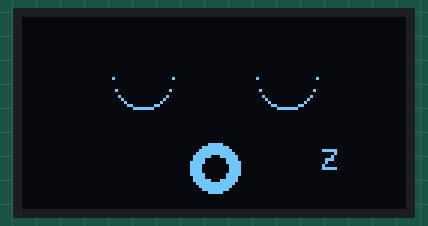
The sketch below on a simulated Arduino Uno, built with avr-gcc and run on an emulated ATmega328P. Shown: 128×64 one-colour display.

Above: at 0.1 s.
At 0.6 s:
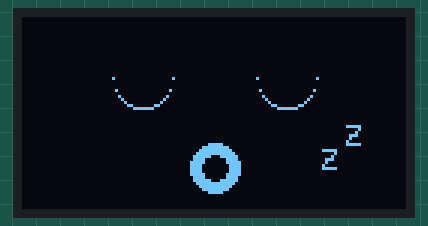
At 1.2 s:
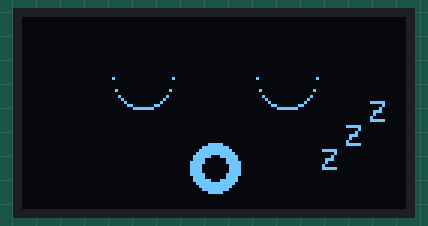
At 1.7 s:
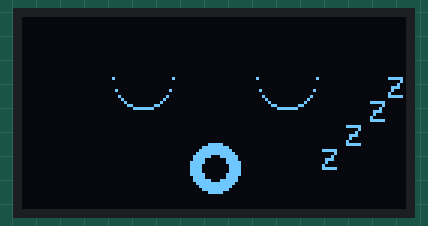
At 2.2 s:
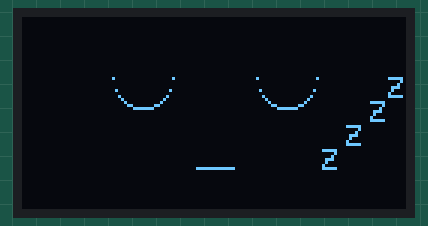

Measured:
- by itself, everything shown: repeats every 5.2 s, in 5 steps
- what the display in image 1 shows lasts 0.5 s, from 0.6 s to 1.1 s
- what the display in image 4 shows lasts 3.0 s, from 2.2 s to 5.2 s

The sketch:

SLEEPING-MAIN.ino
```cpp
#include <Wire.h>
#include <Adafruit_GFX.h>
#include <Adafruit_SH110X.h>
#include "SleepingRobo.h"

Adafruit_SH1106G display(128, 64, &Wire);
SleepingRobo robo(&display); // Pass display object

void setup() {
  display.begin(0x3C, true);
  display.clearDisplay();
}

void loop() {
  robo.show(); // Only one function call
  delay(1000);
}
```

SleepingRobo.cpp
```cpp
#include "SleepingRobo.h"
#include <math.h>

int leftEyeX = 40;
int rightEyeX = 88;
int eyeY = 20;

SleepingRobo::SleepingRobo(Adafruit_SH1106G* display) {
  this->display = display;
}

void SleepingRobo::drawArcSimulated(int x, int y, int r) {
  for (int i = -r; i <= r; i++) {
    int j = round(sqrt(r * r - i * i));
    display->drawPixel(x + i, y + j, SH110X_WHITE);
  }
}

void SleepingRobo::drawSleepyFace(bool openMouth) {
  drawArcSimulated(leftEyeX, eyeY, 10);
  drawArcSimulated(rightEyeX, eyeY, 10);

  if (openMouth) {
    display->fillCircle(64, 50, 8, SH110X_WHITE);
    display->fillCircle(64, 50, 4, SH110X_BLACK);
  } else {
    display->drawLine(58, 50, 70, 50, SH110X_WHITE);
  }
}

void SleepingRobo::drawZs(int stage) {
  display->setTextSize(1);
  display->setTextColor(SH110X_WHITE);
  display->setFont(); // Use default font

  if (stage >= 1) display->setCursor(100, 44), display->print("Z");
  if (stage >= 2) display->setCursor(108, 36), display->print("Z");
  if (stage >= 3) display->setCursor(116, 28), display->print("Z");
  if (stage >= 4) display->setCursor(122, 20), display->print("Z");
}

void SleepingRobo::show() {
  for (int i = 1; i <= 4; i++) {
    display->clearDisplay();
    drawSleepyFace(true);
    drawZs(i);
    display->display();
    delay(500);
  }

  display->clearDisplay();
  drawSleepyFace(false);
  drawZs(4);
  display->display();
  delay(2000);
}
```

SleepingRobo.h
```cpp
#ifndef SLEEPING_ROBO_H
#define SLEEPING_ROBO_H

#include <Arduino.h>
#include <Adafruit_GFX.h>
#include <Adafruit_SH110X.h>

class SleepingRobo {
public:
  SleepingRobo(Adafruit_SH1106G* display); // Constructor
  void show();                             // Public function to call in loop

private:
  Adafruit_SH1106G* display;

  void drawArcSimulated(int x, int y, int r);
  void drawSleepyFace(bool openMouth);
  void drawZs(int stage);
};

#endif
```
